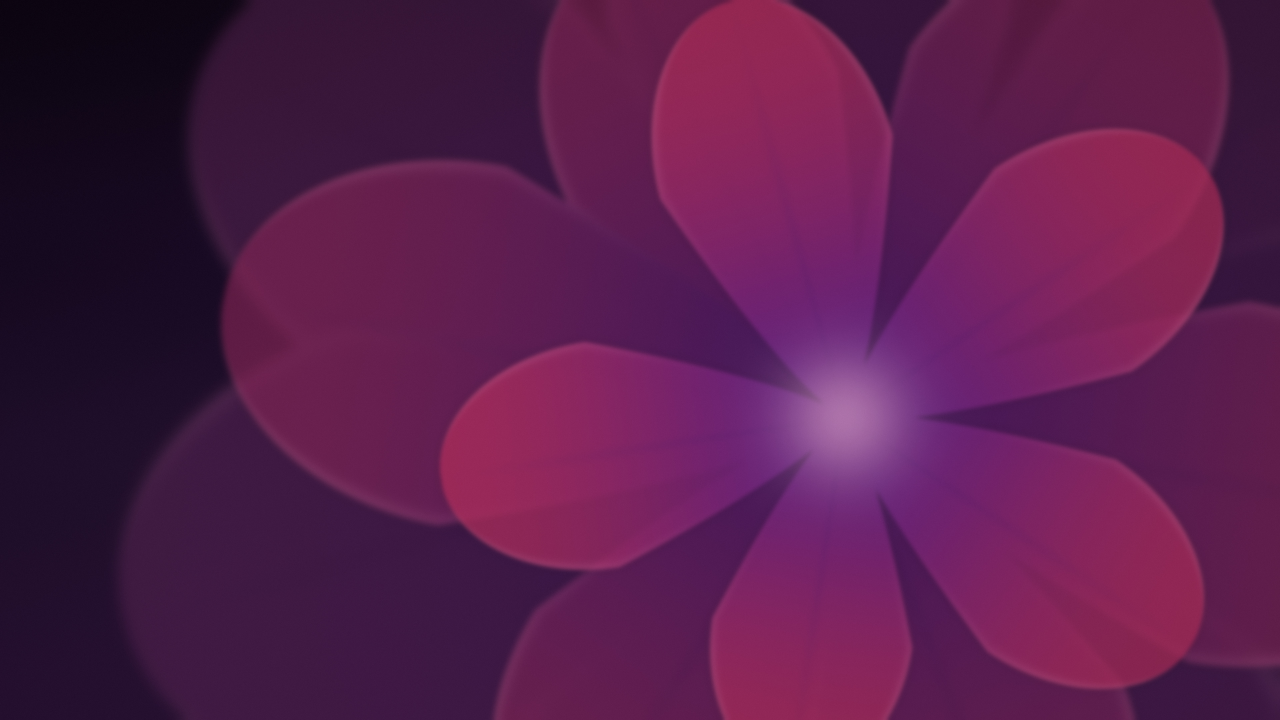
#> input picture wallpapers/Monterra-Blossom-Dark.jpg, 3840 x 2160 px, given in place of Monterra-Sky-Light.jpg, which was not available (shown at 1/3 size)
$ python installer_previews.py ../../wallpapers/Monterra-Blossom-Dark.jpg
#> lines starting #> are read from the running program, lines starting #| are printed output that depends on the picture; after the words box and inside, x2 and y2 are one past the last pixel; in counts of white or black regions, pixels touching at a corner belong together
#!/usr/bin/env python3
"""
Vorschaubilder für die Bildauswahl im Installer.

usage: installer_previews.py PAKET
  -> PAKET/previews/picker/motif-<Motif>-<Light|Dark>.png
     PAKET/previews/picker/accent-<colour>-<light|dark>.png
     PAKET/previews/picker/motif-keep-<Light|Dark>.png
"""
import subprocess
import sys
import tempfile
from pathlib import Path

from PIL import Image, ImageDraw, ImageFont

sys.path.insert(0, str(Path(__file__).resolve().parent))
import accents  # noqa: E402

TW, TH = 360, 203        # 16:9
SS = 3                   # Supersampling für glatte Kanten
RADIUS = 14
MOTIVE = ["Sky", "Desert", "Mars", "Jungle", "Silk", "Blossom"]


# [5 lines left out: function font, not called in this run]


def rounded(im, r=RADIUS):
    big = Image.new("L", (im.width * SS, im.height * SS), 0)
    ImageDraw.Draw(big).rounded_rectangle((0, 0, big.width - 1, big.height - 1), r * SS, fill=255)
    mask = big.resize(im.size, Image.LANCZOS)
    out = im.convert("RGBA")
    out.putalpha(mask)
    return out


def hexc(h, a=255):
    h = h.lstrip("#")
    return tuple(int(h[i:i + 2], 16) for i in (0, 2, 4)) + (a,)


# [69 lines left out: functions svg_png, accent_preview, keep_preview, not called in this run]


if __name__ == "__main__":
    pkg = Path(sys.argv[1])
    out = pkg / "previews" / "picker"
    out.mkdir(parents=True, exist_ok=True)
    for m in MOTIVE:
        for v in ("Light", "Dark"):
            im = Image.open(pkg / "wallpapers" / f"Monterra-{m}-{v}.jpg").convert("RGB")
#> im is the input picture: PIL image 3840x2160 RGB; mean R, G, B 88.9, 29.2, 76.1
            im = rounded(im.resize((TW, TH), Image.LANCZOS))
#> in rounded, `big = Image.new("L", (im.width * SS, im.height * SS), 0)`: big: PIL image 1080x609 L; every value is 0
#> in rounded, `ImageDraw.Draw(big).rounded_rectangle((0, 0, big.width - 1, big.height..`:
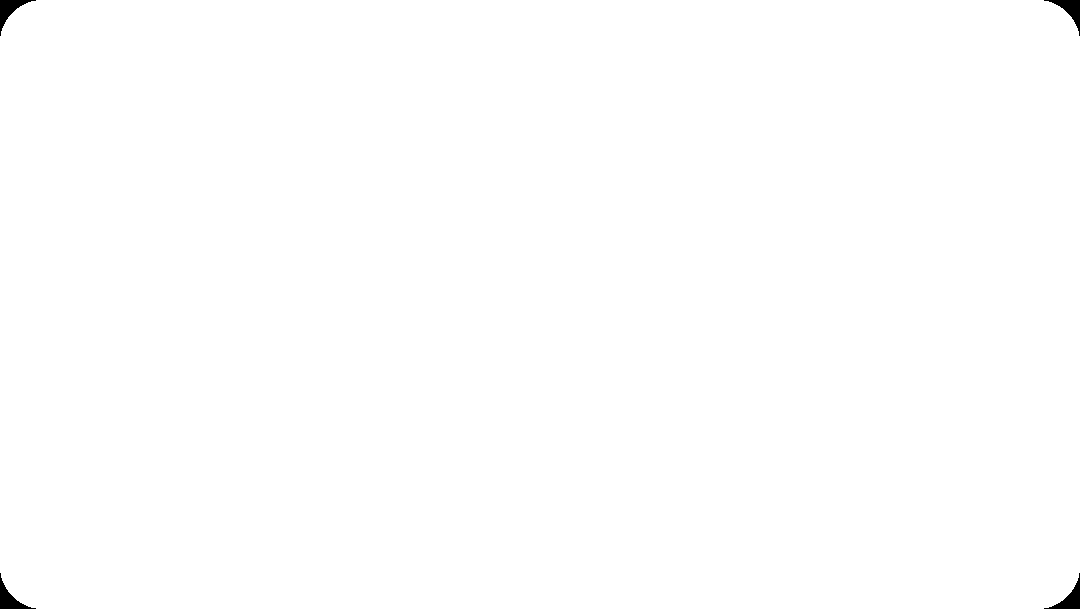
#> big: PIL image 1080x609 L; 99.8% white; 4 black regions, box (x1, y1, x2, y2) and area: (0, 0, 36, 36) 393, (1044, 0, 1080, 36) 393, (0, 573, 36, 609) 393, (1044, 573, 1080, 609) 393
#> in rounded, `out = im.convert("RGBA")`:
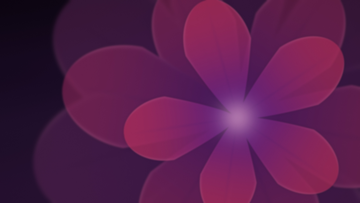
#> out: PIL image 360x203 RGBA; mean R, G, B, A 88.9, 29.2, 76.1, 255
            im.save(out / f"motif-{m}-{v}.png", optimize=True)
#> pass 2 of the loop `for m in MOTIVE:`:
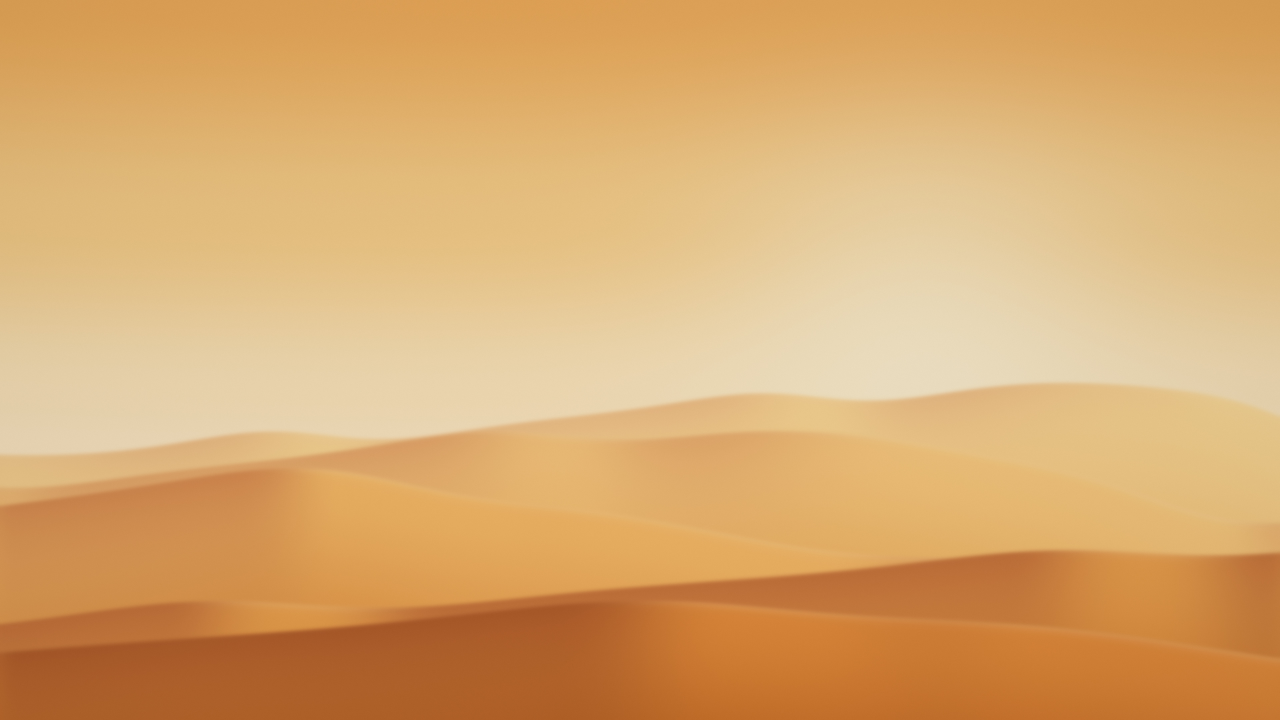
#> input picture wallpapers/Monterra-Desert-Light.jpg, 3840 x 2160 px, found by its file name (shown at 1/3 size)
#> im is the input picture: PIL image 3840x2160 RGB; mean R, G, B 218.3, 170.5, 110.9
#> in rounded (call 3), `out = im.convert("RGBA")`:
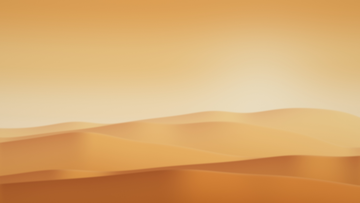
#> out: PIL image 360x203 RGBA; mean R, G, B, A 218.3, 170.5, 110.9, 255
#> pass 3 of the loop `for m in MOTIVE:`:
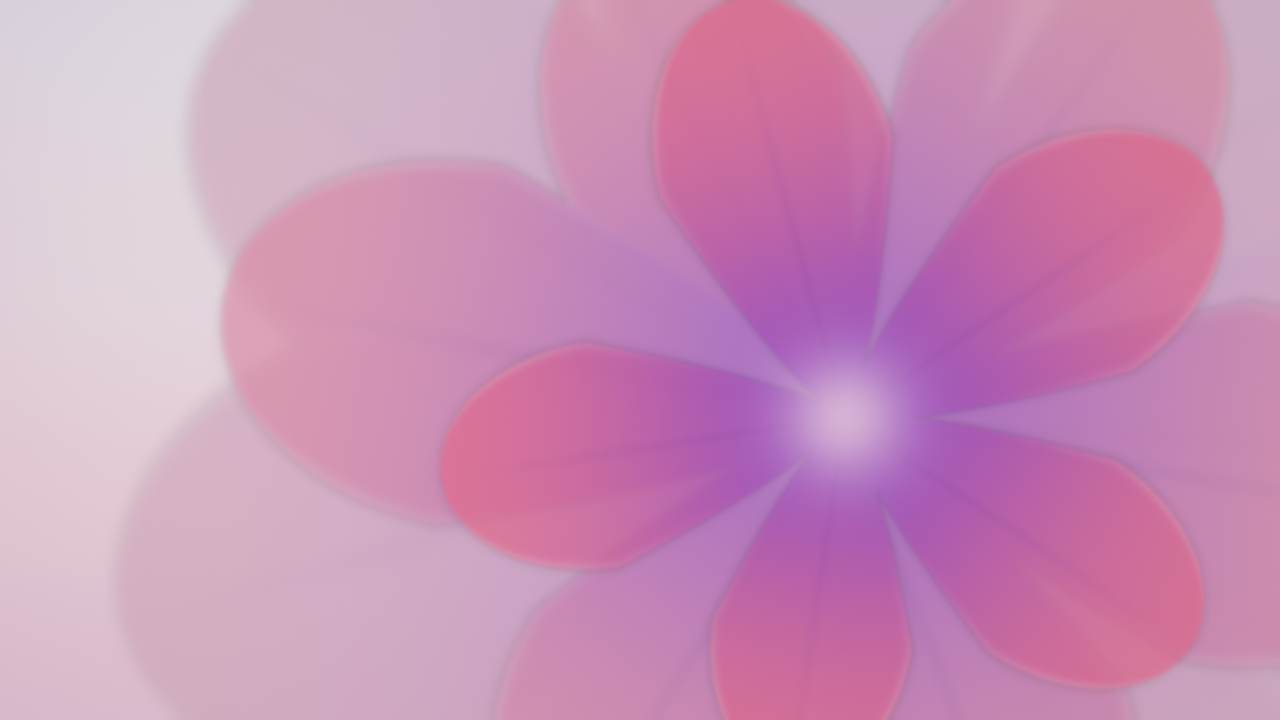
#> input picture wallpapers/Monterra-Blossom-Light.jpg, 3840 x 2160 px, given in place of Monterra-Mars-Light.jpg, which was not available (shown at 1/3 size)
#> im is the input picture: PIL image 3840x2160 RGB; mean R, G, B 202.4, 144.8, 183.5
#> in rounded (call 5), `out = im.convert("RGBA")`:
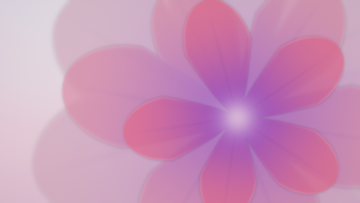
#> out: PIL image 360x203 RGBA; mean R, G, B, A 202.4, 144.8, 183.5, 255
#> (the run stopped early here; a loop or call above may not have finished)
